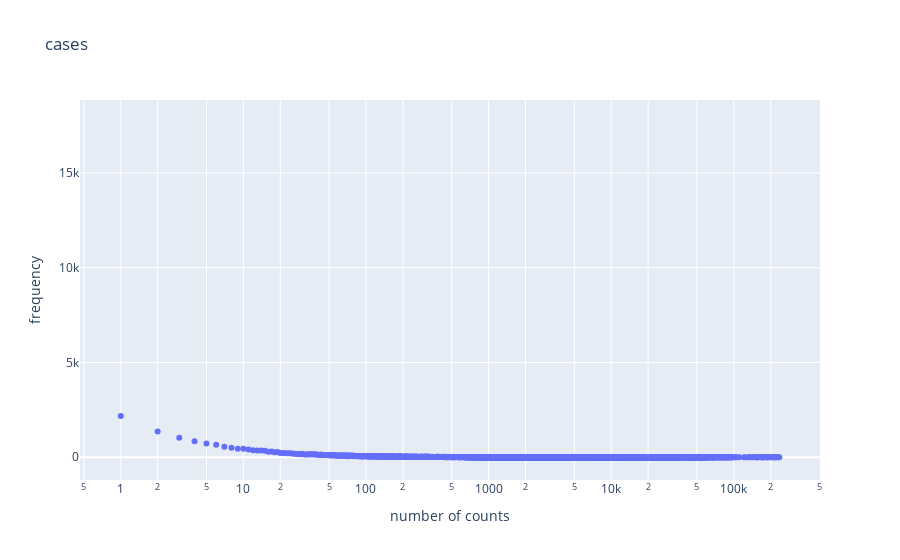
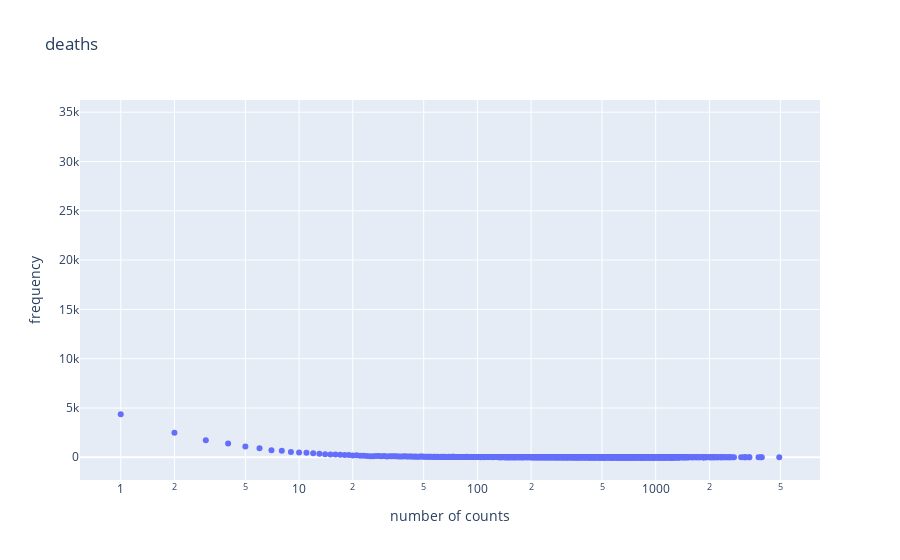

Notebook code cell kept with these figures, in order:
### Code cell
for column in ["cases", "deaths"]:
    counts = cdf[column].value_counts()
    data = go.Scatter(
        mode = "markers",
        x = counts.index,
        y = counts
    )
    fig = go.Figure(data = data, layout = layout_hist)
    fig.update_layout(title = column)
    fig.update_xaxes(type = "log")
    fig.show()

### Figure 1 — Plotly figure (JSON) as saved in the notebook; plotly's stock layout.template omitted (floating-point values rounded to 4 significant figures; data arrays with more than 128 entries replaced by an {"elided": "..."} marker saying what was removed)
{"data": [{"mode": "markers", "type": "scatter", "x": {"elided": "5948 int values"}, "y": {"elided": "5948 int values"}}], "layout": {"title": {"text": "cases"}, "xaxis": {"title": {"text": "number of counts"}, "type": "log"}, "yaxis": {"title": {"text": "frequency"}}}}

### Figure 2 — Plotly figure (JSON) as saved in the notebook; plotly's stock layout.template omitted (floating-point values rounded to 4 significant figures; data arrays with more than 128 entries replaced by an {"elided": "..."} marker saying what was removed)
{"data": [{"mode": "markers", "type": "scatter", "x": {"elided": "1040 int values"}, "y": {"elided": "1040 int values"}}], "layout": {"title": {"text": "deaths"}, "xaxis": {"title": {"text": "number of counts"}, "type": "log"}, "yaxis": {"title": {"text": "frequency"}}}}
